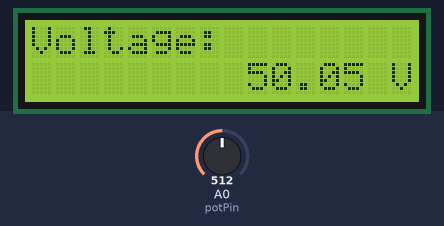
Bench run of a sketch on a simulated Arduino Uno, built with avr-gcc and run on an emulated ATmega328P. Shown: 16×2 character LCD. The inputs (shaded band) are chosen by the test bench; at power-on: A0 (potPin) = 512.

Above: at 1.2 s.
1.3 s: A0 (potPin) set to 113
At 1.8 s:
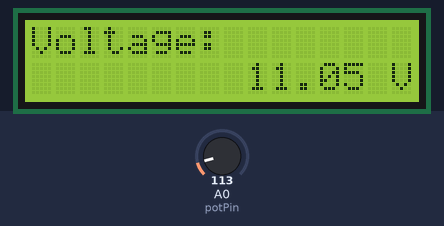
2.8 s: A0 (potPin) set to 98
At 3.5 s:
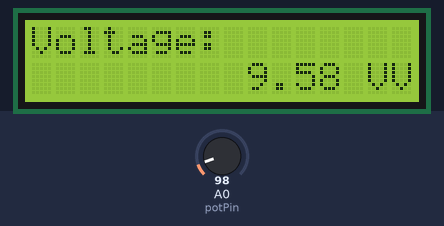
4.3 s: A0 (potPin) set to 122
At 5.5 s:
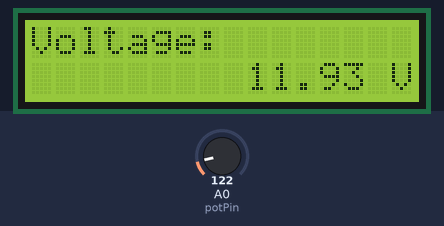
Timing chart, 0 to 7.3 s (numbered marks = the images above; inputs shaded):
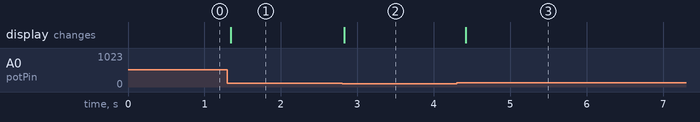

The sketch:

voltage_measure.ino
```cpp
#include <Wire.h>
#include <LiquidCrystal_I2C.h>

LiquidCrystal_I2C lcd(0x27, 16, 2);
const int potPin = A0;
const float R1 = 19000.0;
const float R2 = 1000.0;

void setup() {
  lcd.init();
  lcd.backlight();
  lcd.clear();
  lcd.setCursor(0, 0);
  lcd.print("Voltage:");

  pinMode(potPin, INPUT);
  Serial.begin(9600);
}

void loop() {
  int rawValue = analogRead(potPin);
  float scaledVoltage = (rawValue / 1023.0) * 5.0;
  float actualVoltage = scaledVoltage * (R1 + R2) / R2;

  lcd.setCursor(9, 1);
  lcd.print("      ");
  lcd.setCursor(9, 1);
  lcd.print(actualVoltage, 2);
  lcd.print(" V");

  delay(100);
}
```

Measured:
- the behaviour switches between 103 and 102 on A0 (potPin) (found by bisection; images 1 and 2)
- after the input at 1.3 s, the display: changes after 0.05 s (image 1)
- after the input at 2.8 s, the display: changes at once (image 2)
- after the input at 4.3 s, the display: changes after 0.12 s (image 3)
